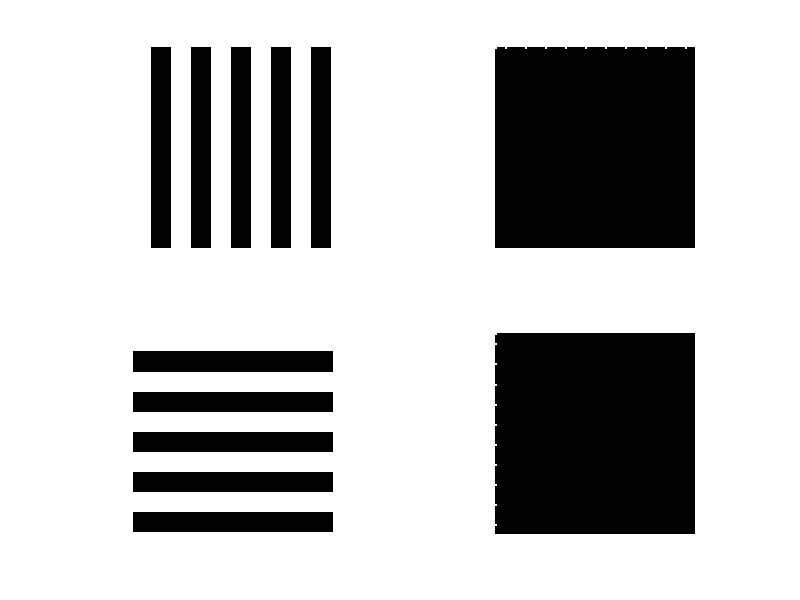
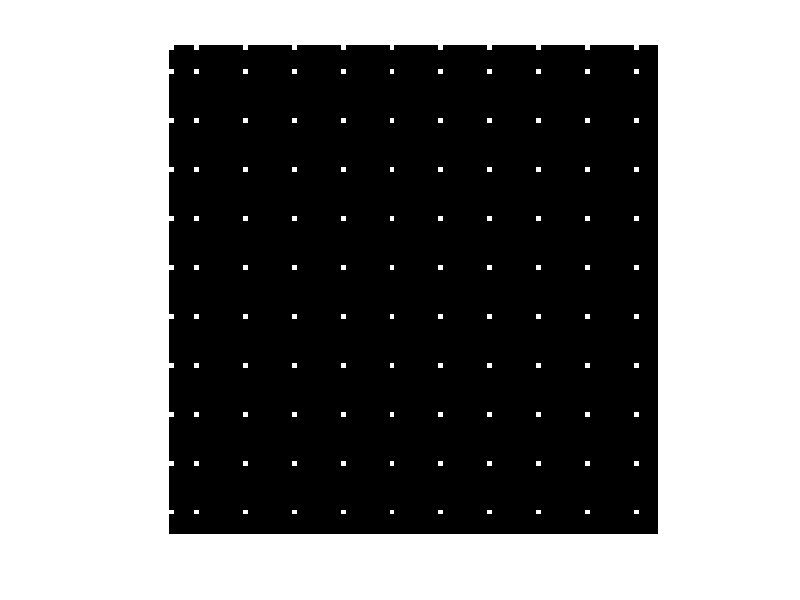

These figures' MATLAB source, in order: (Note: this script raises an error after producing the figures.)
%Liam Jackson, HW8

clear all, clc;

%3d 
N = 100;
f = zeros(N);
for i = 1:N 
    f(i,:) = .5*(square(2*pi*.05*(1:N), 50)+1);
end

vert = f;
horz = f';

figure(1)
subplot(2,2,1)
%vertical stripes
imshow(vert);

subplot(2,2,2)
%FFT vert
imshow(abs(fft2(vert)));

subplot(2,2,3)
%horizontal stripes
imshow(horz);

subplot(2,2,4)
%FFT horz
imshow(abs(fft2(horz)));

screen = vert .* horz;

figure(2)
imshow(abs(fft2(screen)))


%4a
mouse = imread("labmouse.jpg");
M = double(mouse);

figure(3)
subplot(2,2,1)
imshow("labmouse.jpg");

subplot(2,2,2)
FTM = fft2(M);
FTMcentered = fftshift(FTM);
noise = imshow(FTMcentered,[2500 3500]);

subplot(2,2,3)
mask = zeros(size(FTM)); %I was trying to remove the regions outside the center with a rotated "T" shape. It didn't really work at all but I ran out of time to troubleshoot. 
for i = 240:242
    for j = 1:100
        mask(i,j) = 1;
    end
end
for k = 1:482
    for l = 143:144
        mask(k,l) = 1;
    end
end
filtered = FTM .* mask; 
post = ifft2(filtered);
imshow(post,[])

subplot(2,2,4)
FTpostcent = fftshift(fft2(post));
imshow(FTpostcent)

%5

figure(4)
f = imread('toy-story.jpg');
f = rgb2gray(f);
f = double(f);

F = fftshift(fft2(f));

subplot(2,2,1)
imshow(f,[]);

subplot(2,2,2)
imshow(abs(F))
caxis([0 numel(f)])

subplot(2,2,3)
sorted_values = sort(abs(F(:)));
threshold = sorted_values(round(.95*end));
Fcompressed = F;
Fcompressed(abs(F)<threshold) = 0;

fcompressed = abs(ifft2(Fcompressed));
imshow(fcompressed,[])

subplot(2,2,4)
imshow(fftshift(fft2(fcompressed)),[]);


figure(5)
f = imread('monsters-inc.jpg');
f = rgb2gray(f);
f = double(f);

F = fftshift(fft2(f));

subplot(2,2,1)
imshow(f,[]);

subplot(2,2,2)
imshow(abs(F))
caxis([0 numel(f)])

subplot(2,2,3)
sorted_values = sort(abs(F(:)));
threshold = sorted_values(round(.95*end));
Fcompressed = F;
Fcompressed(abs(F)<threshold) = 0;

fcompressed = abs(ifft2(Fcompressed));
imshow(fcompressed,[])

subplot(2,2,4)
imshow(fftshift(fft2(fcompressed)),[]);











